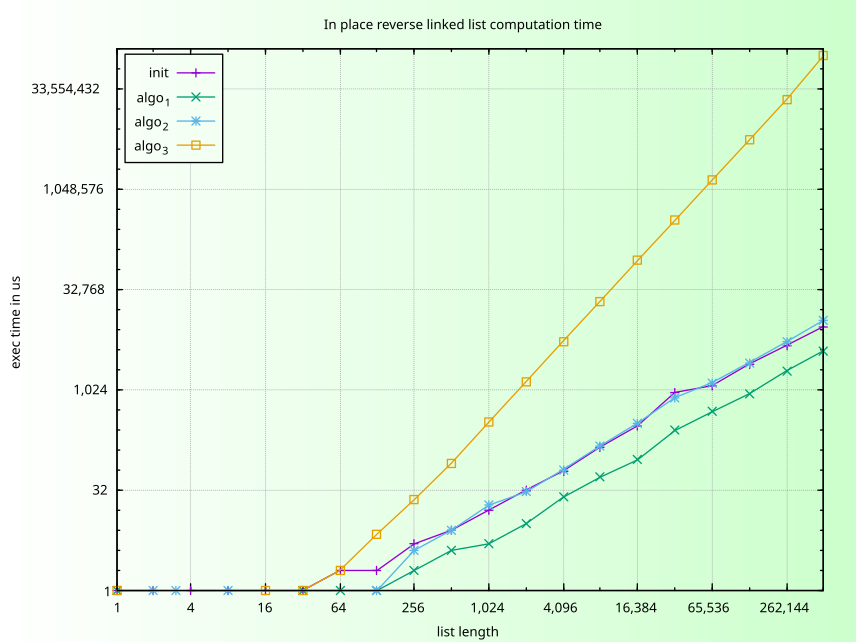

Write gnuplot code to recreate this figure.
#!/opt/homebrew/Cellar/gnuplot/6.0.3/bin/gnuplot
#
#    
#    	G N U P L O T
#    	Version 6.0.3 patchlevel 3    last modified 2025-06-01 
#    
#    	Copyright (C) 1986-1993, 1998, 2004, 2007-2025
#    	Thomas Williams, Colin Kelley and many others
#    
#    	gnuplot home:     http://www.gnuplot.info
#    	faq, bugs, etc:   type "help FAQ"
#    	immediate help:   type "help"  (plot window: hit 'h')
# set terminal qt 0 font "Sans,10"
# set output
unset clip points
set clip one
unset clip two
unset clip radial
set errorbars front 1.000000 
set border 31 front lt black linewidth 1.000 dashtype solid
set cornerpoles
set zdata 
set ydata 
set xdata 
set y2data 
set x2data 
set boxwidth
set boxdepth 0
set style fill  empty border
set style rectangle back fc  bgnd fillstyle   solid 1.00 border lt -1
set style circle radius graph 0.02 
set style ellipse size graph 0.05, 0.03 angle 0 units xy
set dummy x, y
set format x "%'.0f" 
set format y "%'.0f" 
set format x2 "%'.0f" 
set format y2 "%'.0f" 
set format z "%'.0f" 
set format cb "%'.0f" 
set format r "%'.0f" 
set ttics format "% h"
set timefmt "%d/%m/%y,%H:%M"
set angles radians
set tics back
set grid nopolar
set grid xtics nomxtics ytics nomytics noztics nomztics nortics nomrtics \
 nox2tics nomx2tics noy2tics nomy2tics nocbtics nomcbtics
set grid layerdefault   lt 0 linecolor 0 linewidth 0.500 dashtype solid,  lt 0 linecolor 0 linewidth 0.500 dashtype solid
unset raxis
set theta counterclockwise right
set style parallel front  lt black linewidth 2.000 dashtype solid
set key notitle
set key fixed left top vertical Right noreverse enhanced autotitle columnhead box lt black linewidth 1.000 dashtype solid
set key noinvert samplen 4 spacing 1.5 width 0.5 height 0.5
set key maxcolumns 0 maxrows 0
set key noopaque
unset label
unset arrow
unset style line
unset style arrow
set style histogram clustered gap 2 title textcolor lt -1
unset object
unset walls
set style textbox  transparent margins  1.0,  1.0 border  lt -1 linewidth  1.0
set style watchpoint nolabels
set offsets 0, 0, 0, 0
set pointsize 1
set pointintervalbox 1
set encoding default
unset parametric
unset polar
unset spiderplot
set decimalsign locale ""
set decimalsign '.'
unset micro
unset minussign
set view 60, 30, 1, 1
set view azimuth 0
set rgbmax 255
set samples 100, 100
set isosamples 10, 10
set surface implicit
set surface
set mapping cartesian
set datafile separator ","
set datafile nocolumnheaders
unset hidden3d

unset contour
set cntrlabel  format '%8.3g' font '' start 5 interval 20
set cntrparam order 4
set cntrparam linear
set cntrparam levels 5
set cntrparam levels auto
set cntrparam firstlinetype 0 unsorted
set cntrparam points 5
set size ratio 0 1,1
set origin 0,0
set contourfill auto 5
set contourfill palette
set style data points
set style function lines
unset xzeroaxis
unset yzeroaxis
unset zzeroaxis
unset x2zeroaxis
unset y2zeroaxis
set xyplane relative 0.5
set tics scale  1, 0.5, 1, 1, 1
set mxtics default
set mytics default
set mztics default
set mx2tics default
set my2tics default
set mcbtics default
set mrtics default
set nomttics
set xtics border in scale 1,0.5 mirror norotate  autojustify
set xtics  norangelimit logscale autofreq 
set ytics border in scale 1,0.5 mirror norotate  autojustify
set ytics  norangelimit logscale autofreq 
set ztics border in scale 1,0.5 nomirror norotate  autojustify
set ztics  norangelimit autofreq 
unset x2tics
unset y2tics
set cbtics border in scale 1,0.5 mirror norotate  autojustify
set cbtics  norangelimit autofreq 
set rtics axis in scale 1,0.5 nomirror norotate  autojustify
set rtics  norangelimit autofreq 
unset ttics
set title "In place reverse linked list computation time" 
set title  font "" textcolor lt -1 norotate
set timestamp bottom 
set timestamp "" 
set timestamp  font "" textcolor lt -1 norotate
set trange [ * : * ] noreverse nowriteback
set urange [ * : * ] noreverse nowriteback
set vrange [ * : * ] noreverse nowriteback
set xlabel "list length" 
set xlabel  font "" textcolor lt -1 norotate
set x2label "" 
set x2label  font "" textcolor lt -1 norotate
set xrange [ 1.00000 : 524288. ] noreverse writeback
set x2range [ 1.00000 : 524288. ] noreverse writeback
set ylabel "exec time in us" 
set ylabel  font "" textcolor lt -1 rotate
set y2label "" 
set y2label  font "" textcolor lt -1 rotate
set yrange [ 1.00000 : 1.34218e+08 ] noreverse writeback
set y2range [ * : * ] noreverse writeback
set zlabel "" 
set zlabel  font "" textcolor lt -1 norotate
set zrange [ * : * ] noreverse writeback
set cblabel "" 
set cblabel  font "" textcolor lt -1 rotate
set cbrange [ 0.00000 : 200.000 ] noreverse writeback
set rlabel "" 
set rlabel  font "" textcolor lt -1 norotate
set rrange [ * : * ] noreverse writeback
unset logscale
set logscale y 2
set logscale x 2
unset jitter
set zero 1e-08
set lmargin  -1
set bmargin  -1
set rmargin  -1
set tmargin  -1
set locale "en_US.UTF-8"
set pm3d explicit at s
set pm3d scansautomatic
set pm3d interpolate 1,1 flush begin noftriangles noborder corners2color mean
set pm3d clip z 
set pm3d nolighting
set palette positive nops_allcF maxcolors 0 gamma 1.5 color model RGB 
set palette defined ( 0 1 1 1, 1 0.8 1 0.8 )
set colorbox vertical origin screen 0.9, 0.2 size screen 0.05, 0.6 front  noinvert bdefault
unset colorbox
set style boxplot candles range  1.50 outliers pt 7 separation 1 labels auto unsorted
set chi_shapes fraction 0.60
set loadpath 
set fontpath
set psdir
set fit brief errorvariables nocovariancevariables errorscaling prescale nowrap v5
GNUTERM = "qt"
I = {0.0, 1.0}
VoxelDistance = 0.0
GridDistance = 0.0
n = 200
dx = 0.005

set for [i=1:n] object i rectangle from screen (i-1)*dx,0 to \
screen i*dx+dx/2,1 fs solid 1.0 noborder fillcolor palette cb i \
behind

## Last datafile plotted: "time_99_07.csv"
## Last plot command
plot 'time_99_07.csv' using 1:2 with linespoints, '' using 1:3 with linespoints, '' using 1:4 with linespoints, '' using 1:5 with linespoints
#    EOF
